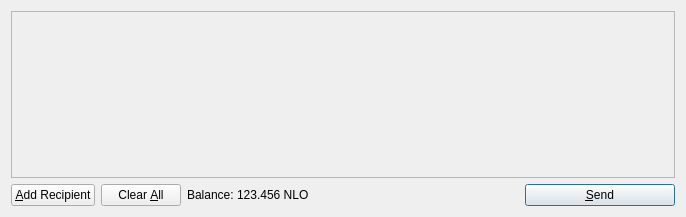
<?xml version="1.0" encoding="UTF-8"?>
<ui version="4.0">
 <class>SendCoinsDialog</class>
 <widget class="QDialog" name="SendCoinsDialog">
  <property name="geometry">
   <rect>
    <x>0</x>
    <y>0</y>
    <width>686</width>
    <height>217</height>
   </rect>
  </property>
  <property name="windowTitle">
   <string>Send Coins</string>
  </property>
  <layout class="QVBoxLayout" name="verticalLayout">
   <item>
    <widget class="QScrollArea" name="scrollArea">
     <property name="widgetResizable">
      <bool>true</bool>
     </property>
     <widget class="QWidget" name="scrollAreaWidgetContents">
      <property name="geometry">
       <rect>
        <x>0</x>
        <y>0</y>
        <width>666</width>
        <height>165</height>
       </rect>
      </property>
      <layout class="QVBoxLayout" name="verticalLayout_2">
       <property name="margin">
        <number>0</number>
       </property>
       <item>
        <layout class="QVBoxLayout" name="entries">
         <property name="spacing">
          <number>6</number>
         </property>
        </layout>
       </item>
       <item>
        <spacer name="verticalSpacer">
         <property name="orientation">
          <enum>Qt::Vertical</enum>
         </property>
         <property name="sizeHint" stdset="0">
          <size>
           <width>20</width>
           <height>40</height>
          </size>
         </property>
        </spacer>
       </item>
      </layout>
     </widget>
    </widget>
   </item>
   <item>
    <layout class="QHBoxLayout" name="horizontalLayout">
     <item>
      <widget class="QPushButton" name="addButton">
       <property name="toolTip">
        <string>Send to multiple recipients at once</string>
       </property>
       <property name="text">
        <string>&amp;Add Recipient</string>
       </property>
       <property name="icon">
        <iconset resource="../bitcoin.qrc">
         <normaloff>:/icons/add</normaloff>:/icons/add</iconset>
       </property>
       <property name="autoDefault">
        <bool>false</bool>
       </property>
      </widget>
     </item>
     <item>
      <widget class="QPushButton" name="clearButton">
       <property name="sizePolicy">
        <sizepolicy hsizetype="Minimum" vsizetype="Fixed">
         <horstretch>0</horstretch>
         <verstretch>0</verstretch>
        </sizepolicy>
       </property>
       <property name="toolTip">
        <string>Remove all transaction fields</string>
       </property>
       <property name="text">
        <string>Clear &amp;All</string>
       </property>
       <property name="icon">
        <iconset resource="../bitcoin.qrc">
         <normaloff>:/icons/remove</normaloff>:/icons/remove</iconset>
       </property>
       <property name="autoRepeatDelay">
        <number>300</number>
       </property>
       <property name="autoDefault">
        <bool>false</bool>
       </property>
      </widget>
     </item>
     <item>
      <layout class="QHBoxLayout" name="horizontalLayout_2">
       <property name="spacing">
        <number>3</number>
       </property>
       <item>
        <widget class="QLabel" name="label">
         <property name="text">
          <string>Balance:</string>
         </property>
        </widget>
       </item>
       <item>
        <widget class="QLabel" name="labelBalance">
         <property name="cursor">
          <cursorShape>IBeamCursor</cursorShape>
         </property>
         <property name="text">
          <string>123.456 NLO</string>
         </property>
         <property name="textInteractionFlags">
          <set>Qt::LinksAccessibleByMouse|Qt::TextSelectableByKeyboard|Qt::TextSelectableByMouse</set>
         </property>
        </widget>
       </item>
      </layout>
     </item>
     <item>
      <spacer name="horizontalSpacer">
       <property name="orientation">
        <enum>Qt::Horizontal</enum>
       </property>
       <property name="sizeHint" stdset="0">
        <size>
         <width>40</width>
         <height>20</height>
        </size>
       </property>
      </spacer>
     </item>
     <item>
      <widget class="QPushButton" name="sendButton">
       <property name="minimumSize">
        <size>
         <width>150</width>
         <height>0</height>
        </size>
       </property>
       <property name="toolTip">
        <string>Confirm the send action</string>
       </property>
       <property name="text">
        <string>&amp;Send</string>
       </property>
       <property name="icon">
        <iconset resource="../bitcoin.qrc">
         <normaloff>:/icons/send</normaloff>:/icons/send</iconset>
       </property>
       <property name="default">
        <bool>true</bool>
       </property>
      </widget>
     </item>
    </layout>
   </item>
  </layout>
 </widget>
 <resources>
  <include location="../bitcoin.qrc"/>
 </resources>
 <connections/>
</ui>
